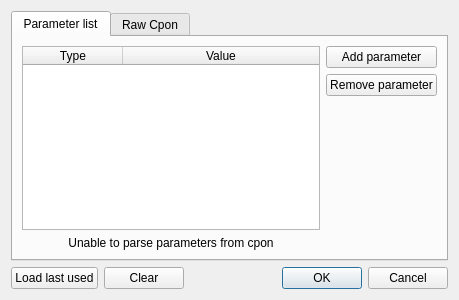
<?xml version="1.0" encoding="UTF-8"?>
<ui version="4.0">
 <class>InputParametersDialog</class>
 <widget class="QDialog" name="InputParametersDialog">
  <property name="geometry">
   <rect>
    <x>0</x>
    <y>0</y>
    <width>459</width>
    <height>300</height>
   </rect>
  </property>
  <property name="windowTitle">
   <string>Input parameters</string>
  </property>
  <layout class="QVBoxLayout" name="verticalLayout">
   <item>
    <widget class="QTabWidget" name="tabWidget">
     <property name="currentIndex">
      <number>0</number>
     </property>
     <widget class="QWidget" name="tab">
      <attribute name="title">
       <string>Parameter list</string>
      </attribute>
      <layout class="QVBoxLayout" name="verticalLayout_5">
       <item>
        <layout class="QHBoxLayout" name="horizontalLayout">
         <item>
          <layout class="QVBoxLayout" name="verticalLayout_4">
           <item>
            <widget class="QTableWidget" name="parameterTable">
             <attribute name="horizontalHeaderStretchLastSection">
              <bool>true</bool>
             </attribute>
             <attribute name="verticalHeaderDefaultSectionSize">
              <number>20</number>
             </attribute>
             <column>
              <property name="text">
               <string>Type</string>
              </property>
             </column>
             <column>
              <property name="text">
               <string>Value</string>
              </property>
             </column>
            </widget>
           </item>
           <item>
            <widget class="QLabel" name="parsingLabel">
             <property name="text">
              <string>Unable to parse parameters from cpon</string>
             </property>
             <property name="alignment">
              <set>Qt::AlignCenter</set>
             </property>
            </widget>
           </item>
          </layout>
         </item>
         <item>
          <layout class="QVBoxLayout" name="verticalLayout_3">
           <item>
            <widget class="QPushButton" name="addButton">
             <property name="text">
              <string>Add parameter</string>
             </property>
            </widget>
           </item>
           <item>
            <widget class="QPushButton" name="removeButton">
             <property name="text">
              <string>Remove parameter</string>
             </property>
            </widget>
           </item>
           <item>
            <spacer name="verticalSpacer">
             <property name="orientation">
              <enum>Qt::Vertical</enum>
             </property>
             <property name="sizeHint" stdset="0">
              <size>
               <width>20</width>
               <height>40</height>
              </size>
             </property>
            </spacer>
           </item>
          </layout>
         </item>
        </layout>
       </item>
      </layout>
     </widget>
     <widget class="QWidget" name="rawWidget">
      <attribute name="title">
       <string>Raw Cpon</string>
      </attribute>
      <layout class="QVBoxLayout" name="verticalLayout_2">
       <item>
        <widget class="QPlainTextEdit" name="rawCponEdit"/>
       </item>
      </layout>
     </widget>
    </widget>
   </item>
   <item>
    <layout class="QHBoxLayout" name="horizontalLayout_2">
     <item>
      <widget class="QPushButton" name="lastUsedButton">
       <property name="text">
        <string>Load last used</string>
       </property>
      </widget>
     </item>
     <item>
      <widget class="QPushButton" name="clearButton">
       <property name="text">
        <string>Clear</string>
       </property>
      </widget>
     </item>
     <item>
      <spacer name="horizontalSpacer">
       <property name="orientation">
        <enum>Qt::Horizontal</enum>
       </property>
       <property name="sizeHint" stdset="0">
        <size>
         <width>40</width>
         <height>20</height>
        </size>
       </property>
      </spacer>
     </item>
     <item>
      <widget class="QDialogButtonBox" name="buttonBox">
       <property name="orientation">
        <enum>Qt::Horizontal</enum>
       </property>
       <property name="standardButtons">
        <set>QDialogButtonBox::Cancel|QDialogButtonBox::Ok</set>
       </property>
      </widget>
     </item>
    </layout>
   </item>
  </layout>
 </widget>
 <resources/>
 <connections>
  <connection>
   <sender>buttonBox</sender>
   <signal>accepted()</signal>
   <receiver>InputParametersDialog</receiver>
   <slot>accept()</slot>
   <hints>
    <hint type="sourcelabel">
     <x>248</x>
     <y>254</y>
    </hint>
    <hint type="destinationlabel">
     <x>157</x>
     <y>274</y>
    </hint>
   </hints>
  </connection>
  <connection>
   <sender>buttonBox</sender>
   <signal>rejected()</signal>
   <receiver>InputParametersDialog</receiver>
   <slot>reject()</slot>
   <hints>
    <hint type="sourcelabel">
     <x>316</x>
     <y>260</y>
    </hint>
    <hint type="destinationlabel">
     <x>286</x>
     <y>274</y>
    </hint>
   </hints>
  </connection>
 </connections>
</ui>
